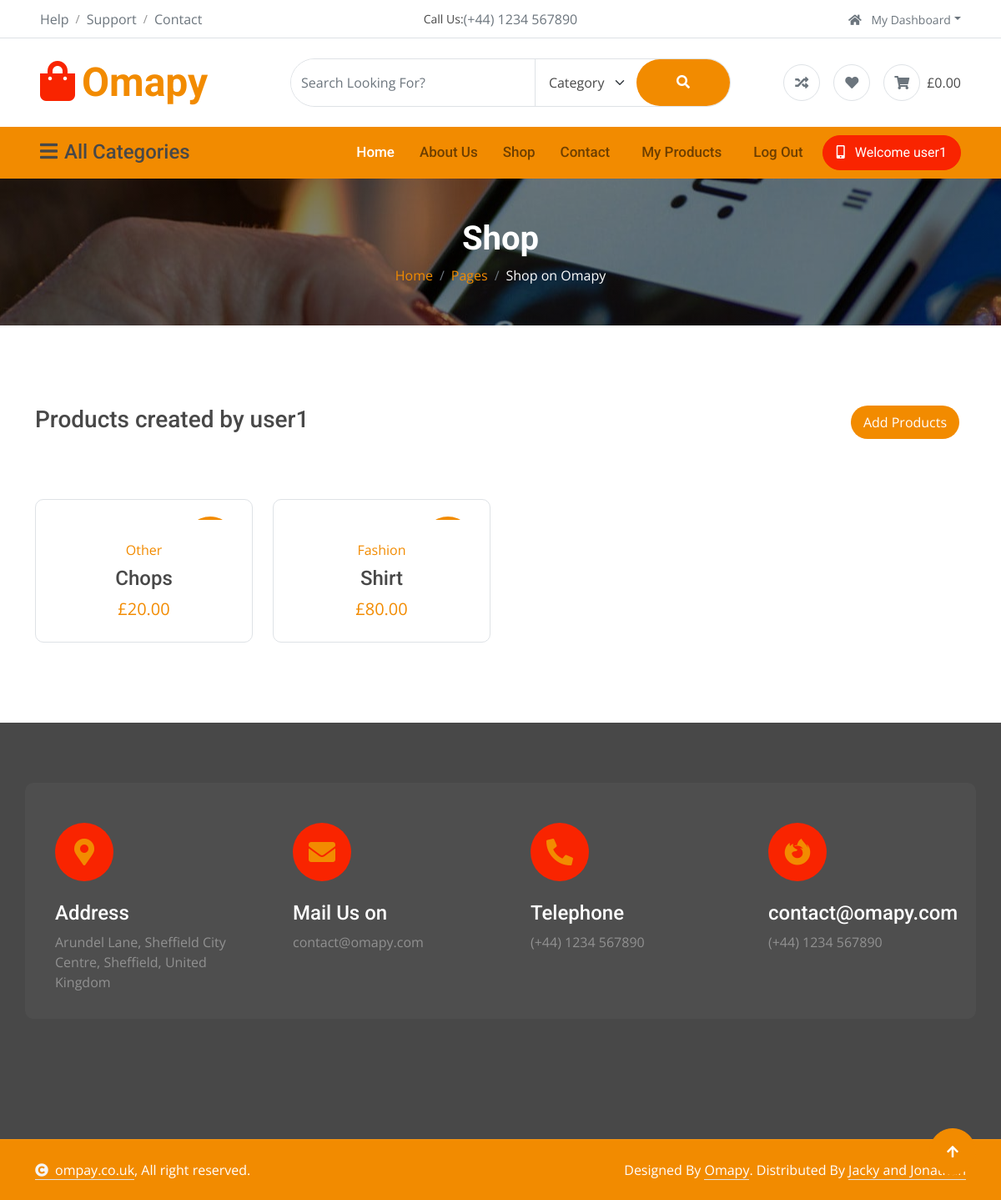
Page /products/2/ (signed in) on the committed database.
### tables this page shows
CREATE TABLE users (
  id INTEGER PRIMARY KEY AUTOINCREMENT,
  created TIMESTAMP DEFAULT CURRENT_TIMESTAMP,
  first_name TEXT NOT NULL,
  last_name TEXT NOT NULL,
  username TEXT UNIQUE NOT NULL,
  email TEXT NOT NULL,
  password TEXT NOT NULL,
  phone TEXT,
  whatsapp TEXT,
  selfie TEXT,
  address TEXT,
  city TEXT,
  postcode TEXT

  
);

CREATE TABLE products (
    id INTEGER PRIMARY KEY AUTOINCREMENT,
    created TIMESTAMP DEFAULT CURRENT_TIMESTAMP,
    user INTEGER NOT NULL REFERENCES users(id),
    product_name TEXT NOT NULL,
    product_price INTEGER NOT NULL,
    product_category TEXT,
    product_brand TEXT,
    product_description TEXT,
    product_image TEXT,
    product_gallery1 TEXT,
    product_gallery2 TEXT,
    product_gallery3 TEXT
);

### app.py (the view)
@app.route('/products/<int:user_id>/')
def userProducts(user_id):
    product_list = get_all_products(user_id)
    user = get_user_by_id(user_id)
    return render_template('products.html', title=f"Products created by {user['username']}",  products=product_list, products_user=user_id)

### template/products.html (shortened to what this page needs)
{% extends "base.html" %}
{% block content %}
<div class="container-fluid page-header py-5">
    <h1 class="text-center text-white display-6 wow fadeInUp" data-wow-delay="0.1s">Shop</h1>
    <ol class="breadcrumb justify-content-center mb-0 wow fadeInUp" data-wow-delay="0.3s">
        <li class="breadcrumb-item"><a href="#">Home</a></li>
        <li class="breadcrumb-item"><a href="#">Pages</a></li>
        <li class="breadcrumb-item active text-white">Shop on Omapy</li>
    </ol>
</div>
<div class="container-fluid product py-5">
    <div class="container py-5">
        <div class="tab-class">
            <div class="row g-4">
                <div class="col-lg-4 text-start wow fadeInLeft" data-wow-delay="0.1s">
                    <h3>{{title}}</h3>
                </div>
                <div class="col-lg-8 text-end wow fadeInRight" data-wow-delay="0.1s">
                    <ul class="nav nav-pills d-inline-flex text-center mb-5">
                        <li class="nav-item mb-4">
                            {% if session['user_id'] == products_user %}
                            <a class="d-flex mx-2 py-2 bg-light rounded-pill active" href="{{ url_for('create') }}">
                                <span class="text-dark" style="width: 130px;">Add Products</span>
                            </a>
                            {% endif %}
                        </li>
                    </ul>
                </div>
            </div>
            <div class="tab-content">
                <div id="tab-1" class="tab-pane fade show p-0 active">
                    <div class="row g-4">
                        {% for product in products %}
                        <div class="col-md-6 col-lg-4 col-xl-3">
                            <div class="product-item rounded wow fadeInUp" data-wow-delay="0.1s">
                                <div class="product-item-inner border rounded">
                                    <div class="product-item-inner-item">
                                        {% if product['created'] | is_new %}
                                        <div class="product-new">New</div>
                                        {% endif %}
                                    </div>
                                    <div class="text-center rounded-bottom p-4">
                                        <a href="{{ url_for('product', id=product['id']) }}"
                                            class="d-block mb-2">{{product['product_category']}}</a>
                                        <a href="{{ url_for('product', id=product['id']) }}"
                                            class="d-block h4">{{product['product_name']}} </a>
                                        <span class="text-primary fs-5"> {{ product['product_price'] | gbp }}</span>
                                    </div>
                                </div>
                            </div>
                        </div>
                        {% else %}
                        <p class="text-muted">No products available.</p>
                        {% endfor %}
                    </div>
                </div>
            </div>
        </div>
    </div>
</div>
{% endblock %}

### template/base.html (shortened to what this page needs)
<!DOCTYPE html>
<html lang="en">
<head>
    <link rel="stylesheet" href="https://use.fontawesome.com/releases/v5.15.4/css/all.css" />
    <link href="https://cdn.jsdelivr.net/npm/bootstrap-icons@1.4.1/font/bootstrap-icons.css" rel="stylesheet">
    <link href="{{ url_for('static', filename='lib/animate/animate.min.css') }}" rel="stylesheet">
    <link href="{{ url_for('static', filename='lib/owlcarousel/assets/owl.carousel.min.css') }}" rel="stylesheet">
    <link href="{{ url_for('static', filename='css/bootstrap.min.css') }}" rel="stylesheet">
    <link href="{{url_for ('static', filename='css/style.css') }}" rel="stylesheet">
</head>
<body>
    <div class="container-fluid px-5 d-none border-bottom d-lg-block">
        <div class="row gx-0 align-items-center">
            <div class="col-lg-4 text-center text-lg-start mb-lg-0">
                <div class="d-inline-flex align-items-center" style="height: 45px;">
                    <a href="#" class="text-muted me-2"> Help</a><small> / </small>
                    <a href="#" class="text-muted mx-2"> Support</a><small> / </small>
                    <a href="#" class="text-muted ms-2"> Contact</a>
                </div>
            </div>
            <div class="col-lg-4 text-center d-flex align-items-center justify-content-center">
                <small class="text-dark">Call Us:</small>
                <a href="#" class="text-muted">(+44) 1234 567890</a>
            </div>
            <div class="col-lg-4 text-center text-lg-end">
                <div class="d-inline-flex align-items-center" style="height: 45px;">
                    <div class="dropdown">
                        <a href="#" class="dropdown-toggle text-muted ms-2" data-bs-toggle="dropdown"><small><i
                                    class="fa fa-home me-2"></i> My Dashboard</small></a>
                    </div>
                </div>
            </div>
        </div>
    </div>
    <div class="container-fluid px-5 py-4 d-none d-lg-block">
        <div class="row gx-0 align-items-center text-center">
            <div class="col-md-4 col-lg-3 text-center text-lg-start">
                <div class="d-inline-flex align-items-center">
                    <a href="" class="navbar-brand p-0">
                        <h1 class="display-5 text-primary m-0"><i
                                class="fas fa-shopping-bag text-secondary me-2"></i>Omapy</h1>
                    </a>
                </div>
            </div>
            <div class="col-md-4 col-lg-6 text-center">
                <div class="position-relative ps-4">
                    <div class="d-flex border rounded-pill">
                        <input class="form-control border-0 rounded-pill w-100 py-3" type="text"
                            data-bs-target="#dropdownToggle123" placeholder="Search Looking For?">
                        <select class="form-select text-dark border-0 border-start rounded-0 p-3" style="width: 200px;">
                            <option value="All Category">Category</option>
                        </select>
                        <button type="button" class="btn btn-primary rounded-pill py-3 px-5" style="border: 0;"><i
                                class="fas fa-search"></i></button>
                    </div>
                </div>
            </div>
            <div class="col-md-4 col-lg-3 text-center text-lg-end">
                <div class="d-inline-flex align-items-center">
                    <a href="#" class="text-muted d-flex align-items-center justify-content-center me-3"><span
                            class="rounded-circle btn-md-square border"><i class="fas fa-random"></i></i></a>
                    <a href="#" class="text-muted d-flex align-items-center justify-content-center me-3"><span
                            class="rounded-circle btn-md-square border"><i class="fas fa-heart"></i></a>
                    <a href="#" class="text-muted d-flex align-items-center justify-content-center"><span
                            class="rounded-circle btn-md-square border"><i class="fas fa-shopping-cart"></i></span>
                        <span class="text-dark ms-2">£0.00</span></a>
                </div>
            </div>
        </div>
    </div>
    <div class="container-fluid nav-bar p-0">
        <div class="row gx-0 bg-primary px-5 align-items-center">
            <div class="col-lg-3 d-none d-lg-block">
                <nav class="navbar navbar-light position-relative" style="width: 250px;">
                    <button class="navbar-toggler border-0 fs-4 w-100 px-0 text-start" type="button"
                        data-bs-toggle="collapse" data-bs-target="#allCat">
                        <h4 class="m-0"><i class="fa fa-bars me-2"></i>All Categories</h4>
                    </button>
                </nav>
            </div>
            <div class="col-12 col-lg-9">
                <nav class="navbar navbar-expand-lg navbar-light bg-primary ">
                    <div class="collapse navbar-collapse" id="navbarCollapse">
                        <div class="navbar-nav ms-auto py-0">
                            <a href="/" class="nav-item nav-link active">Home</a>
                            <a href="/about" class="nav-item nav-link">About Us</a>
                            <a href="/shop" class="nav-item nav-link">Shop</a>
                            <a href="/contact" class="nav-item nav-link me-2">Contact</a>
                            {% if session['user_id'] %}
                            <a href="/products" class="nav-item nav-link me-2">My Products</a>
                            <a href="/logout" class="nav-item nav-link me-2">Log Out</a>
                            {% else %}
                            <a href="/register" class="nav-item nav-link me-2">Register</a>
                            <a href="/login" class="nav-item nav-link me-2">Login</a>
                            {% endif %}
                        </div>
                        {% if session['user_id'] %}
                        <a href="" class="btn btn-secondary rounded-pill py-2 px-4 px-lg-3 mb-3 mb-md-3 mb-lg-0"><i
                                class="fa fa-mobile-alt me-2"></i> Welcome {{ username }} </a>
                        {% else %}
                        <a href="" class="btn btn-secondary rounded-pill py-2 px-4 px-lg-3 mb-3 mb-md-3 mb-lg-0"><i
                                class="fa fa-mobile-alt me-2"></i> Welcome Pyshoppers </a>
                        {% endif %}
                    </div>
                </nav>
            </div>
        </div>
    </div>
    {% block content %}{% endblock %}
    <div class="container-fluid footer py-5 wow fadeIn" data-wow-delay="0.2s">
        <div class="container py-5">
            <div class="row g-4 rounded mb-5" style="background: rgba(255, 255, 255, .03);">
                <div class="col-md-6 col-lg-6 col-xl-3">
                    <div class="rounded p-4">
                        <div class="rounded-circle bg-secondary d-flex align-items-center justify-content-center mb-4"
                            style="width: 70px; height: 70px;">
                            <i class="fas fa-map-marker-alt fa-2x text-primary"></i>
                        </div>
                        <div>
                            <h4 class="text-white">Address</h4>
                            <p class="mb-2">Arundel Lane, Sheffield City Centre, Sheffield, United Kingdom</p>
                        </div>
                    </div>
                </div>
                <div class="col-md-6 col-lg-6 col-xl-3">
                    <div class="rounded p-4">
                        <div class="rounded-circle bg-secondary d-flex align-items-center justify-content-center mb-4"
                            style="width: 70px; height: 70px;">
                            <i class="fas fa-envelope fa-2x text-primary"></i>
                        </div>
                        <div>
                            <h4 class="text-white">Mail Us on</h4>
                            <p class="mb-2">contact@omapy.com</p>
                        </div>
                    </div>
                </div>
                <div class="col-md-6 col-lg-6 col-xl-3">
                    <div class="rounded p-4">
                        <div class="rounded-circle bg-secondary d-flex align-items-center justify-content-center mb-4"
                            style="width: 70px; height: 70px;">
                            <i class="fa fa-phone-alt fa-2x text-primary"></i>
                        </div>
                        <div>
                            <h4 class="text-white">Telephone</h4>
                            <p class="mb-2">(+44) 1234 567890</p>
                        </div>
                    </div>
                </div>
                <div class="col-md-6 col-lg-6 col-xl-3">
                    <div class="rounded p-4">
                        <div class="rounded-circle bg-secondary d-flex align-items-center justify-content-center mb-4"
                            style="width: 70px; height: 70px;">
                            <i class="fab fa-firefox-browser fa-2x text-primary"></i>
                        </div>
                        <div>
                            <h4 class="text-white">contact@omapy.com</h4>
                            <p class="mb-2">(+44) 1234 567890</p>
                        </div>
                    </div>
                </div>
            </div>
        </div>
    </div>
    <div class="container-fluid copyright py-4">
        <div class="container">
            <div class="row g-4 align-items-center">
                <div class="col-md-6 text-center text-md-start mb-md-0">
                    <span class="text-white"><a href="#" class="border-bottom text-white"><i
                                class="fas fa-copyright text-light me-2"></i>ompay.co.uk</a>, All right
                        reserved.</span>
                </div>
                <div class="col-md-6 text-center text-md-end text-white">
                    Designed By <a class="border-bottom text-white" href="https://htmlcodex.com">Omapy</a>.
                    Distributed By <a class="border-bottom text-white" href="https://themewagon.com">Jacky and
                        Jonathan</a>
                </div>
            </div>
        </div>
    </div>
    <a href="#" class="btn btn-primary btn-lg-square back-to-top"><i class="fa fa-arrow-up"></i></a>
</body>
</html>

### rows in the picture
users: username "user1"
products: product_category "Other", product_price|gbp "£20.00"
products: product_category "Fashion", product_price|gbp "£80.00"

### other values in the picture
{{ title }} "Products created by user1"
